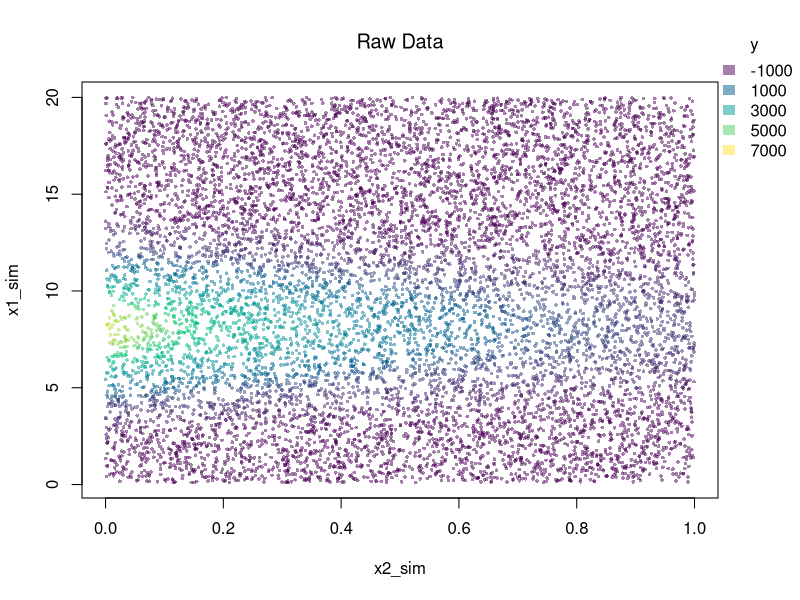
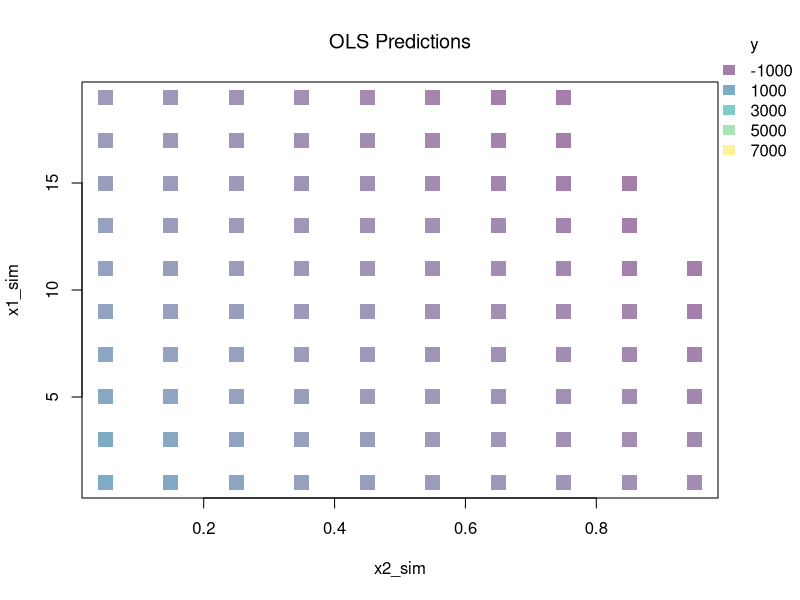
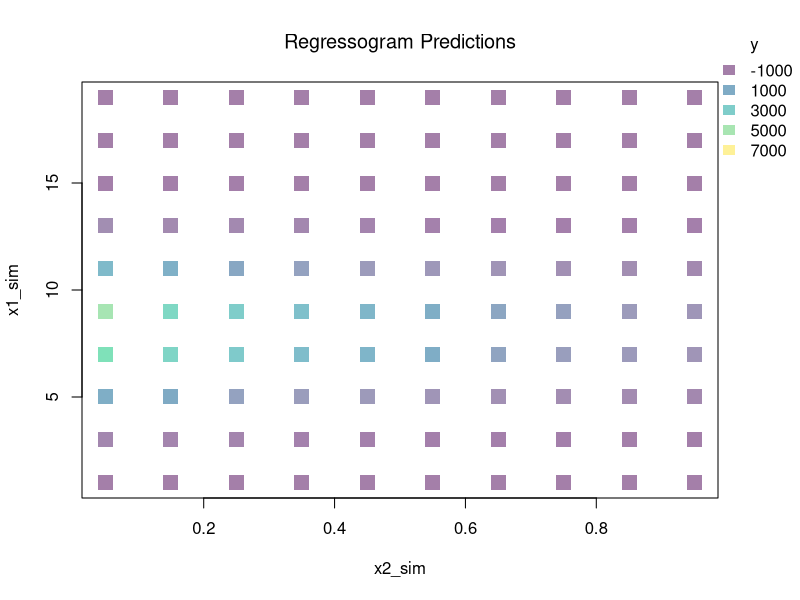
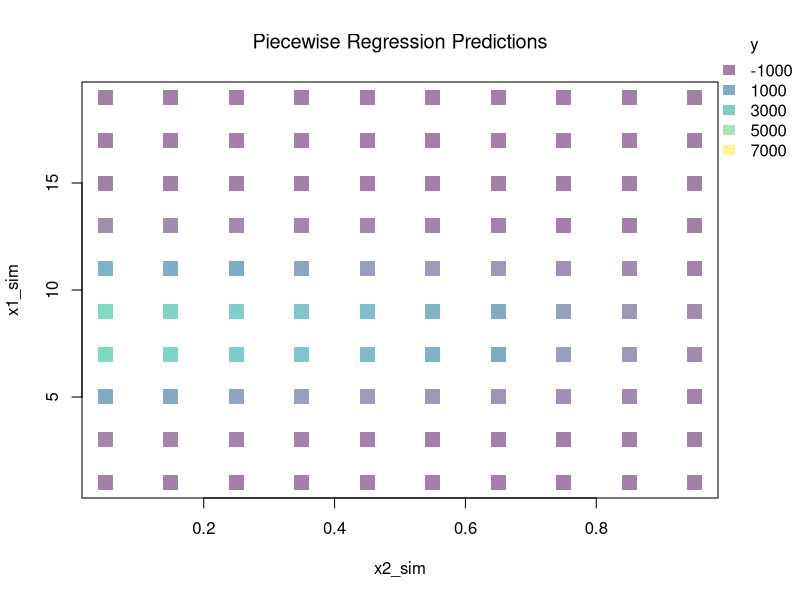

Source code (R) for these figures, in order: (Note: this script raises an error after producing the figures.)
## ---- chunk 1
# Hidden seed so every render draws the same random numbers
set.seed(1)
## ---- chunk 2
## MAIN EXAMPLE
## Simulate data: y_sim is a nonlinear function of x1_sim and x2_sim plus noise.
N <- 10000
e <- rnorm(N)
x1_sim <- seq(.1, 20, length.out=N)
x2_sim <- runif(N, 0, 1)
y_sim  <- 3*exp(-2*x2_sim + 1.5*x1_sim - .1*x1_sim^2)*x1_sim + e
xy_sim <- data.frame(x1_sim, x2_sim, y_sim)

## Create color palette (reused in later examples)
col_scale <- seq(min(y_sim)*1.1, max(y_sim)*1.1, length.out=401)
ycol_pal <- hcl.colors(length(col_scale), alpha=.5)
names(ycol_pal) <- sort(col_scale)

## Add legend (reused in later examples)
add_legend <- function(col_scale,
    yl=11,
    colfun=function(x){ hcl.colors(x, alpha=.5) },
    ...) {
  opar <- par(fig=c(0, 1, 0, 1), oma=c(0, 0, 0, 0), 
              mar=c(0, 0, 0, 0), new=TRUE)
  on.exit(par(opar))
  bin_mids <- hist(col_scale, plot=FALSE, breaks=yl-1)$mids
  plot(0, 0, type='n', bty='n', xaxt='n', yaxt='n')
  legend(...,
    legend=bin_mids,
    fill=colfun(length(bin_mids)),
    border=NA,
    bty='n')
}


## Plot Data
par(oma=c(0, 0, 0, 2))
plot(x1_sim ~ x2_sim, xy_sim,
    col=ycol_pal[cut(y_sim, col_scale)],
    pch=16, cex=.5,
    main=NA)
title('Raw Data', font.main=1)
add_legend(x='topright', col_scale=col_scale,
    yl=6, inset=c(0, .05), title='y')
## ---- chunk 3
## MAIN EXAMPLE
## OLS (without interaction; the additive baseline)
reg <- lm(y_sim ~ x1_sim+x2_sim, data=xy_sim)

## Grid Points for Prediction
# X1 bins
l1 <- 11
bks1 <- seq(0, 20, length.out=l1)
h1 <- diff(bks1)[1]/2
mids1 <- bks1[-1]-h1
# X2 bins
l2 <- 11
bks2 <- seq(0, 1, length.out=l2)
h2 <- diff(bks2)[1]/2
mids2 <- bks2[-1]-h2
# Grid
pred_x <- expand.grid(x1_sim=mids1, x2_sim=mids2)

## OLS Predictions
y_pred_ols <- predict(reg, newdata=pred_x)
pred_df_ols  <- cbind(y_pred_ols, pred_x)

## Plot Predictions
par(oma=c(0, 0, 0, 2))
plot(x1_sim ~ x2_sim, pred_df_ols,
    col=ycol_pal[cut(y_pred_ols, col_scale)],
    pch=15, cex=2,
    main=NA)
title('OLS Predictions', font.main=1)
add_legend(x='topright', col_scale=col_scale,
    yl=6, inset=c(0, .05), title='y')
## ---- chunk 4
## MAIN EXAMPLE
##################
# Multivariate Regressogram
##################

## Cut each variable into bins, then interact them: each (x1c_sim, x2c_sim) cell
## gets its own mean. With the `*` interaction the model is fully saturated.
xy_sim$x1c_sim <- cut(xy_sim$x1_sim, bks1)
xy_sim$x2c_sim <- cut(xy_sim$x2_sim, bks2)

## Regressogram (interacted bins -> one mean per (x1c_sim, x2c_sim) cell)
reg <- lm(y_sim ~ x1c_sim*x2c_sim, data=xy_sim)

## Predicted Values
## For Points in Middle of Each Bin
pred_df_rgrm <- expand.grid(
    x1c_sim=levels(xy_sim$x1c_sim),
    x2c_sim=levels(xy_sim$x2c_sim))
pred_df_rgrm$y_pred <- predict(reg, newdata=pred_df_rgrm)
pred_df_rgrm <- cbind(pred_df_rgrm, pred_x)

## Plot Predictions
par(oma=c(0, 0, 0, 2))
plot(x1_sim ~ x2_sim, pred_df_rgrm,
    col=ycol_pal[cut(pred_df_rgrm$y_pred, col_scale)],
    pch=15, cex=2,
    main=NA)
title('Regressogram Predictions', font.main=1)
add_legend(x='topright', col_scale=col_scale,
    yl=6, inset=c(0, .05), title='y')
## ---- chunk 5
xy0_hat <- data.frame(
    y_hat  = c(2, 4, 5, 9, 8, 12),
    x1_hat = c('low', 'low', 'low', 'high', 'high', 'high'),
    x2_hat = c('low', 'low', 'high', 'low', 'high', 'high'))

# Regressogram prediction = mean of y_hat within each (x1_hat, x2_hat) cell
aggregate(y_hat ~ x1_hat + x2_hat, data=xy0_hat, FUN=mean)
## ---- chunk 6
## MAIN EXAMPLE
##################
# Multivariate Piecewise Regression
##################

## Bin x1_sim, then fit a linear model of y_sim on (x1_sim, x2_sim) within each bin
xy_sim$x1c_sim <- cut(xy_sim$x1_sim, bks1)
preg <- lm(y_sim ~ x1c_sim/(x1_sim + x2_sim), data=xy_sim)

## Predicted Values
## For the same grid of points used above
pred_df_preg <- pred_x
pred_df_preg$x1c_sim <- cut(pred_df_preg$x1_sim, bks1)
pred_df_preg$y_pred <- predict(preg, newdata=pred_df_preg)

## Plot Predictions
par(oma=c(0, 0, 0, 2))
plot(x1_sim ~ x2_sim, pred_df_preg,
    col=ycol_pal[cut(pred_df_preg$y_pred, col_scale)],
    pch=15, cex=2,
    main=NA)
title('Piecewise Regression Predictions', font.main=1)
add_legend(x='topright', col_scale=col_scale,
    yl=6, inset=c(0, .05), title='y')
## ---- chunk 7
data(Wages1, package='Ecdat')
xy_hat <- Wages1[, c('school', 'wage')]
colnames(xy_hat) <- c('x_hat', 'y_hat') # x_hat=years of schooling, y_hat=hourly wage
reg <- lm(y_hat ~ x_hat, data=xy_hat)

# F-test for a break at school = 12
reg2 <- lm(y_hat ~ x_hat*I(x_hat>12), data=xy_hat)
anova(reg, reg2)

# Chow test for the same break
data_splits <- split(xy_hat, xy_hat$x_hat <= 12)
resids <- sapply(data_splits, function(xy_sub){
    reg_sub <- lm(y_hat ~ x_hat, data=xy_sub)
    sum(resid(reg_sub)^2)
})
Ns <- sapply(data_splits, function(xy_sub){ nrow(xy_sub) })

# Chow F-statistic: does splitting the sample reduce RSS enough?
Rt <- (sum(resid(reg)^2) - sum(resids))/sum(resids)
Rb <- (sum(Ns) - 2*reg$rank)/reg$rank
Ft <- Rt*Rb
pf(Ft, reg$rank, sum(Ns)-2*reg$rank, lower.tail=FALSE)
# The p-value is about 5e-06, which is evidence of a break at 12 years.
# Twelve years is the end of secondary school.

# See also
# strucchange::sctest(y_hat ~ x_hat, data=xy_hat, type='Chow', point=.5)
# segmented::segmented(reg)
## ---- chunk 8
## MAIN EXAMPLE
## 5-fold cross-validation for the number of x1_sim bins
n_folds <- 5
fold_id <- sample(rep(1:n_folds, length.out=nrow(xy_sim)))
bin_counts <- c(2, 6, 10, 14, 18, 22)

## Noisier copy of the data, so that too many bins overfit
xy_cv_sim <- xy_sim
xy_cv_sim$y_sim <- xy_sim$y_sim + rnorm(nrow(xy_sim), sd=2500)
# The noise in y_sim alone is tiny compared to its curvature.
# Without more, the error would keep falling across all these bin counts.

cv_mse <- sapply(bin_counts, function(L){
    bks <- seq(0, 20, length.out=L+1)
    fold_mse <- sapply(1:n_folds, function(k){
        xy_train_sim <- xy_cv_sim[fold_id != k, ]
        xy_test_sim  <- xy_cv_sim[fold_id == k, ]
        xy_train_sim$x1c_sim <- cut(xy_train_sim$x1_sim, bks)
        xy_test_sim$x1c_sim  <- cut(xy_test_sim$x1_sim, bks)
        reg_k <- lm(y_sim ~ x1c_sim/(x1_sim + x2_sim), data=xy_train_sim)
        y_pred_k <- predict(reg_k, newdata=xy_test_sim)
        mean((xy_test_sim$y_sim - y_pred_k)^2, na.rm=TRUE)
    })
    mean(fold_mse)
})

## Plot CV error against model complexity
plot(bin_counts, cv_mse, type='o', pch=16,
    xlab='Number of x1 bins', ylab='5-fold CV mean squared error',
    main=NA)
L_star <- bin_counts[which.min(cv_mse)]
abline(v=L_star, col=rgb(1, 0, 0, .8), lwd=2)
title(paste0('CV-optimal: ', L_star, ' bins'), font.main=1)
# The error is smallest at 10 bins, between too few and too many.
## ---- chunk 9
## MAIN EXAMPLE
##################
# Method 1: finite-difference gradients from the regressogram
##################

## Arrange the regressogram predictions into an x1_sim-by-x2_sim grid
grid_y_pred <- matrix(pred_df_rgrm$y_pred,
    nrow=length(mids1), ncol=length(mids2))

## Centered finite difference at each interior x1_sim bin edge, with d equal to the bin width
## The points x1 - d/2 and x1 + d/2 are the midpoints of the two adjacent bins
d1 <- diff(bks1)[1]
grad_x1 <- apply(grid_y_pred, 2, diff)/d1
x1_edges <- mids1[-1] - d1/2

## Summarize the gradient distribution
par(mfrow=c(1, 2))
hist(grad_x1, breaks=20, border=NA, freq=FALSE,
    main=NA, xlab=expression(hat(b)[1](x)))
title('Distribution of x1-gradients', font.main=1)
plot(rep(x1_edges, ncol(grad_x1)), grad_x1,
    pch=16, col=grey(0, .5),
    xlab=expression(x[1]), ylab=expression(hat(b)[1](x)),
    main=NA)
title('Gradient vs x1', font.main=1)
## ---- chunk 10
## MAIN EXAMPLE
##################
# Method 2: slope coefficients from the piecewise regression
##################

## The within-bin slope on x1_sim is itself a gradient estimate
coef_preg <- coef(preg)
slope_x1 <- coef_preg[grep(':x1_sim$', names(coef_preg))]

## Mean and standard deviation of the x1_sim-gradient
c(mean=mean(slope_x1, na.rm=TRUE), sd=sd(slope_x1, na.rm=TRUE))
